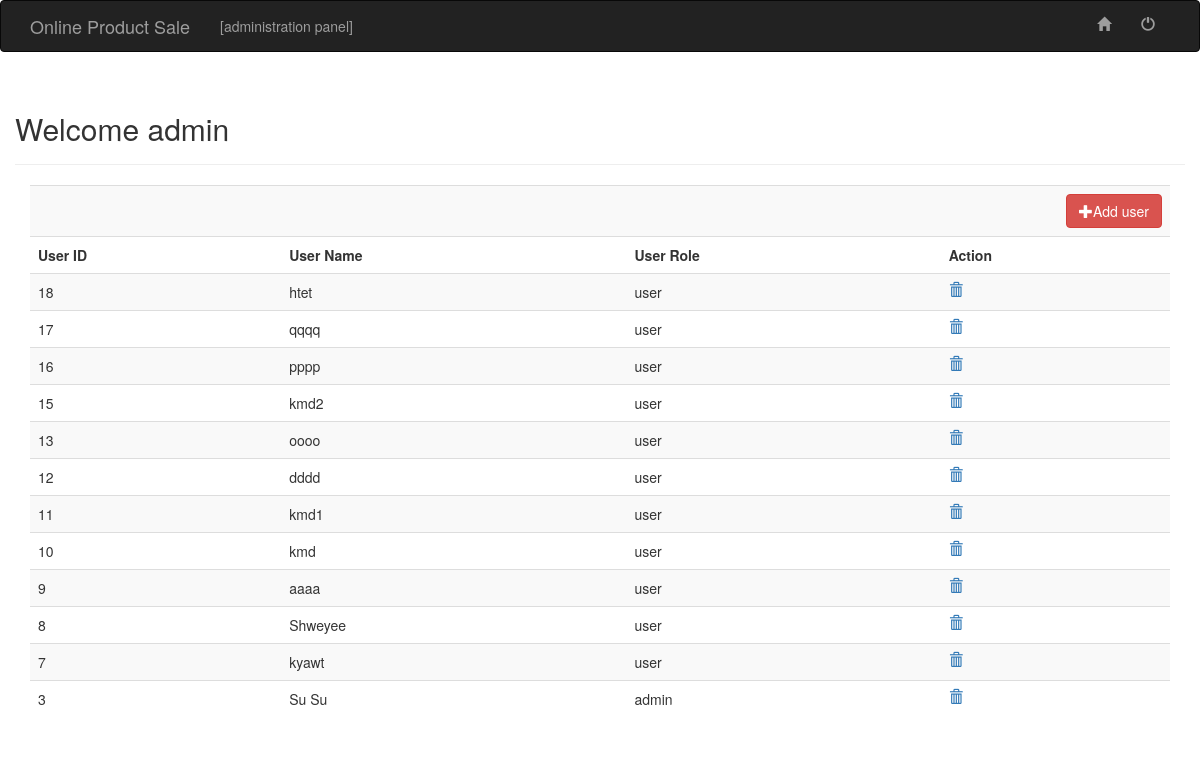
Screenshot of /admin/user_list.php with the database file from the repository.
### tables this page shows
CREATE TABLE `user` (
  `userid` int(11) NOT NULL,
  `username` varchar(30) NOT NULL,
  `password` varchar(255) NOT NULL,
  `email` varchar(30) NOT NULL,
  `phone` varchar(15) NOT NULL,
  `address` varchar(80) NOT NULL,
  `role` varchar(10) NOT NULL
);

### admin/user_list.php (the view, shortened to what this page needs)
<?php
	include'connect.php';
?>
<!DOCTYPE html PUBLIC "-//W3C//DTD XHTML 1.0 Transitional//EN" "http://www.w3.org/TR/xhtml1/DTD/xhtml1-transitional.dtd">
<html xmlns="http://www.w3.org/1999/xhtml">
<head>
<link rel="stylesheet" type="text/css" href="../style/bootstrap.css"/>
</head>
<body>
<?php
	include 'header.php';
?>
<div class="container">
    <div class="row">
        <div class="col-md-12">
    <div class="row">
        <div class="page-header">
        <h2>Welcome admin
        </h2>
    </div>
    </div>
    <div class="row">
    	<div class="col-md-12">
        <table class="table table-striped">
        	<tr>
            	<td colspan="4" align="right"><a href="user.php" class="btn btn-danger"><span class="glyphicon glyphicon-plus"></span>Add user</a></td>
            </tr>
            <tr>
            	<th>User ID</th>
                <th>User Name</th>
                <th>User Role</th>
                <th>Action</th>
            </tr>
            <?php
            $query="select * from user order by userid desc";
				$go_query=mysqli_query($connection,$query);
				while($row=mysqli_fetch_array($go_query))
					{
						$user_id=$row['userid'];
						$user_name=$row['username'];
						$user_role=$row['role'];
						echo"<tr>";
						echo"<td>{$user_id}</td>";
						echo"<td>$user_name</td>";
						echo"<td>{$user_role}</td>"	;
						echo"<td><a href='user_list.php? action=delete&id={$user_id}' class='glyphicon glyphicon-trash' onclick=\"return confirm('Are you sure')\"></a></td>";
						echo"</tr>";
					}
			?>
        </table>
   </div>
   </div>
   </div>
</div>
</body>
</html>

### rows the page displays
user: userid "18", username "htet", role "user"
user: userid "17", username "qqqq", role "user"
user: userid "16", username "pppp", role "user"
user: userid "15", username "kmd2", role "user"
user: userid "13", username "oooo", role "user"
user: userid "12", username "dddd", role "user"
user: userid "11", username "kmd1", role "user"
user: userid "10", username "kmd", role "user"
user: userid "9", username "aaaa", role "user"
user: userid "8", username "Shweyee", role "user"
user: userid "7", username "kyawt", role "user"
user: userid "3", username "Su Su", role "admin"
